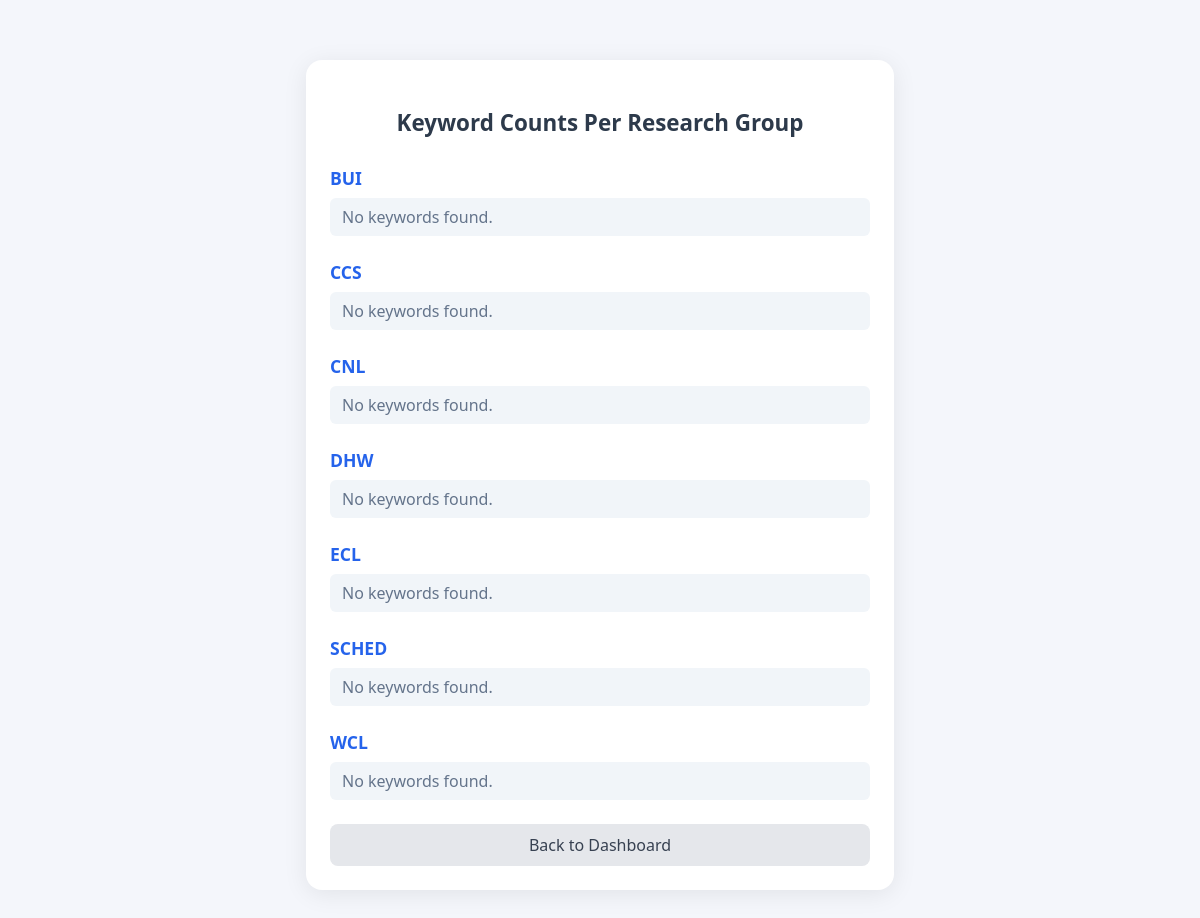
The page /report/keyword-counts-per-group/ on the database as committed earlier.
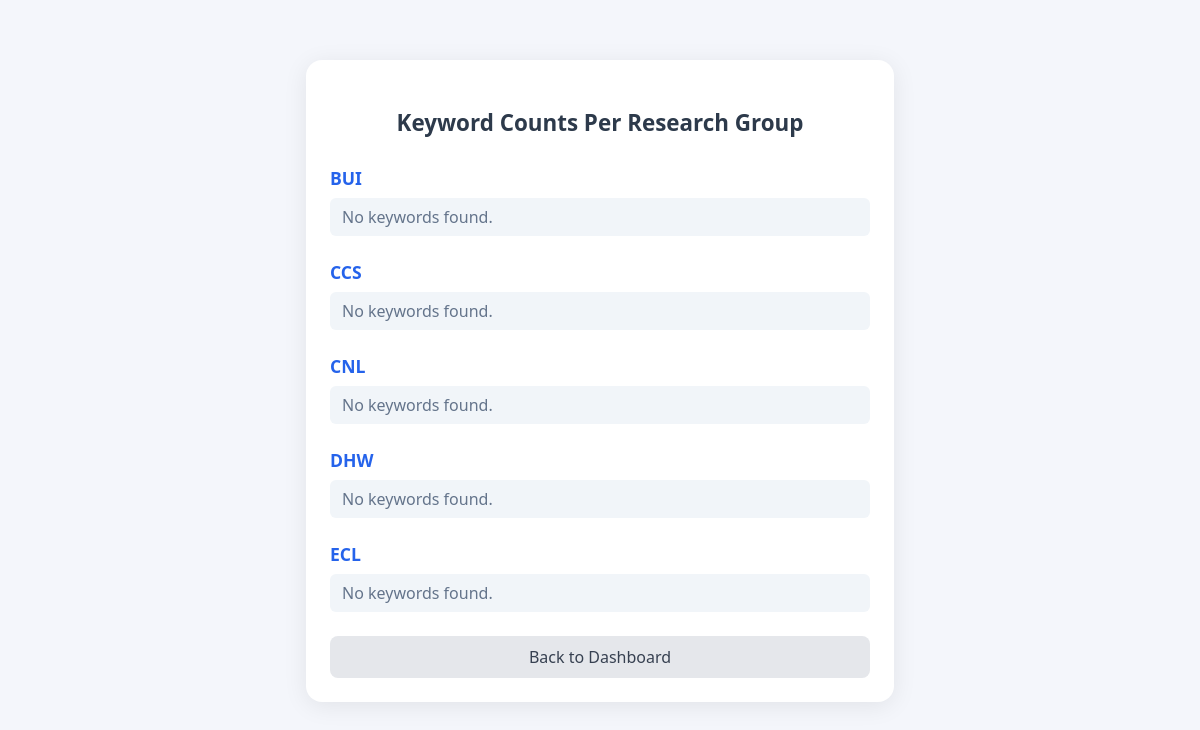
The same page on the database as committed later.
### research/models.py (models this page shows, shortened)
class ResearchGroup(models.Model):
    name = models.CharField(max_length=255, unique=True)

### research/views.py (the view)
# urls.py: path('report/keyword-counts-per-group/', views.report_keyword_counts_per_group, name='report_keyword_counts_per_group'),
def report_keyword_counts_per_group(request):
    result = {}
    for group in ResearchGroup.objects.all():
        authors = Author.objects.filter(research_group=group)
        pub_ids = set()
        for author in authors:
            pub_ids.update(author.authorpublication_set.values_list('publication_id', flat=True))
        pubs = Publication.objects.filter(id__in=pub_ids)
        keyword_dict = {}
        for pub in pubs:
            for kw in pub.keywords.split(','):
                kw = kw.strip().lower()
                if kw:
                    keyword_dict.setdefault(kw, []).append(pub)
        result[group.name] = keyword_dict
    return render(request, 'research/report_keyword_counts_per_group.html', {'data': result})

### research/templates/research/report_keyword_counts_per_group.html (shortened to what this page needs)
<!DOCTYPE html>
<html lang="en">
  <head>
  </head>
  <body>
    <div class="container">
      <h1>Keyword Counts Per Research Group</h1>
      {% for group, keywords in data.items %}
      <h2>{{ group }}</h2>
      {% if keywords %}
      <table>
        <tr>
          <th>Keyword</th>
          <th>Count</th>
        </tr>
        {% for kw, papers in keywords.items %}
        <tr>
          <td>{{ kw }}</td>
          <td>{{ papers|length }}</td>
        </tr>
        {% endfor %}
      </table>
      {% for kw, papers in keywords.items %}
      <h3>{{ kw }}</h3>
      {% if papers %}
      <div class="card-grid">
        {% for paper in papers %}
        <div class="card">
          <h4>{{ paper.title }}</h4>
          <p><strong>Date:</strong> {{ paper.publication_date }}</p>
          <p><strong>Keywords:</strong> {{ paper.keywords }}</p>
          <p><strong>Abstract:</strong> {{ paper.abstract|truncatewords:30 }}</p>
          <p><strong>Authors:</strong> {% for ap in paper.authorpublication_set.all %}{{ ap.author }}{% if not forloop.last %}, {% endif %}{% endfor %}</p>
          {% if paper.url %}<p><a href="{{ paper.url }}" target="_blank">View Publication</a></p>{% endif %}
        </div>
        {% endfor %}
      </div>
      {% else %}
      <div class="no-keywords">No papers found for this keyword.</div>
      {% endif %}
      {% endfor %}
      {% else %}
      <div class="no-keywords">No keywords found.</div>
      {% endif %}
      {% endfor %}
      <a class="back-link" href="{% url 'index' %}">Back to Dashboard</a>
    </div>
  </body>
</html>

Rows that differ between the two databases and show on the page:
removed ResearchGroup: data "SCHED"
removed ResearchGroup: data "WCL"
Other text that changed with them:
list line gone: "No keywords found."
